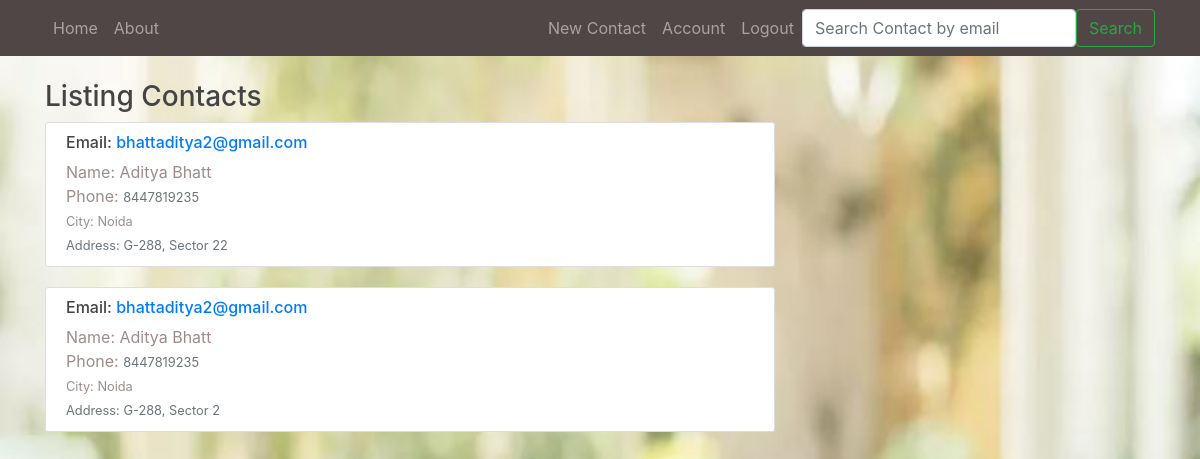
The page /home/search_contact/bhattaditya2@gmail.com (signed in) on the database its author committed.
### contactbook/models.py (models this page shows, shortened)
class Contact(db.Model):
    id = db.Column(db.Integer, primary_key=True)
    name = db.Column(db.String, nullable=False)
    phone = db.Column(db.Integer, nullable=False)
    email = db.Column(db.String(20), nullable=False)
    city = db.Column(db.String, nullable=False)
    address = db.Column(db.String, nullable=False)
    user_id = db.Column(db.Integer, db.ForeignKey('user.id'), nullable=False)

### contactbook/routes.py (the view)
@app.route('/home/search_contact/<string:email>')
def search_contact(email):
    contacts = Contact.query.filter_by(email=email)
    if contacts.count() > 0:
        return render_template('home.html', contacts=contacts, title='Contacts',new_heading = 'Listing Contacts')
    else:
        return render_template('home.html',title='No contact', new_heading='No contact found searched email')

### contactbook/models.py (called while the page is built)
@login_manager.user_loader
def load_user(user_id):
    return User.query.get(int(user_id))

### contactbook/templates/home.html
{% extends 'layout.html' %}
{% block content %}
    <h3>{{ new_heading }}</h3>
    {% for contact in contacts %}
        <article class="media content-section">
            <div class="media-body">
              <div class="article-metadata">
                <h6>Email: <a href="{{ url_for('contact', contact_id=contact.id) }}">{{ contact.email }}</a></h6>
                <span>Name: </span>
                <a class="mr-2" >{{ contact.name }}</a><br>
                <span>Phone: </span>
                <small class="text-muted">{{ contact.phone}}</small>
              </div>
                <small>City: {{ contact.city }}</small> <br>
                <small class="text-muted">Address: {{ contact.address }}</small>
            </div>
        </article>
    {% endfor %}
{% endblock content %}

### contactbook/static/main.css (style rules this page uses)
body { background: #fafafa; color: #9e8c8c; margin-top: 5rem; background-image: url('background.jpg'); background-repeat: no-repeat; background-attachment: fixed; background-size: 100% 100%; }
h1, h2, h3, h4, h5, h6 { color: #444444; }
.content-section { background: #ffffff; padding: 10px 20px; border: 1px solid #dddddd; border-radius: 3px; margin-bottom: 20px; }

### rows shown on the page
Contact: email "bhattaditya2@gmail.com", name "Aditya Bhatt", phone "8447819235", city "Noida", address "G-288, Sector 22"
Contact: email "bhattaditya2@gmail.com", name "Aditya Bhatt", phone "8447819235", city "Noida", address "G-288, Sector 2"

### other values the page prints
{{ new_heading }} "Listing Contacts"
